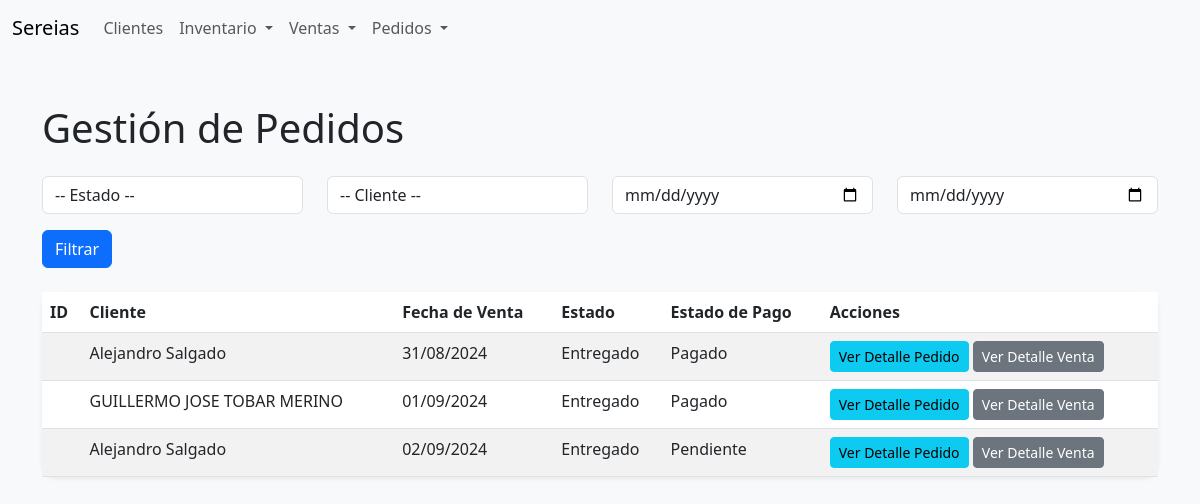
Before: /inventario/pedidos/ with the older database file.
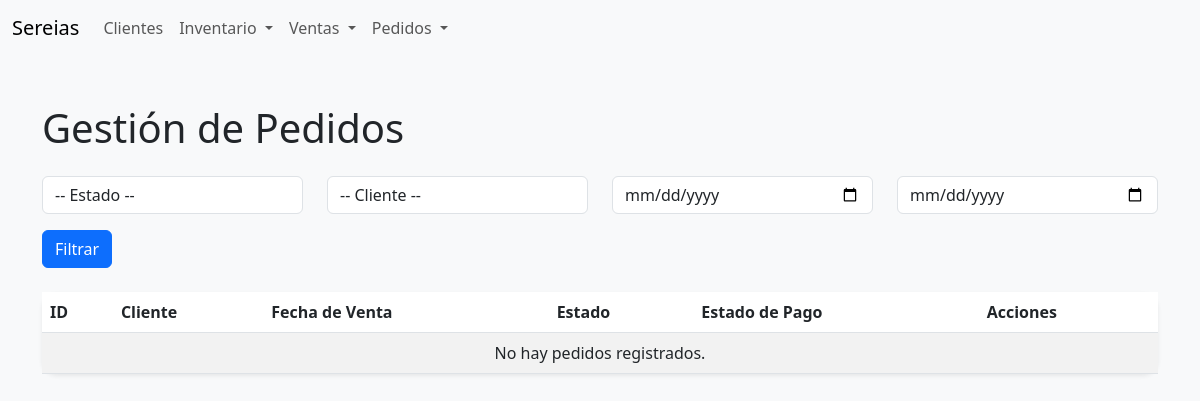
After: the same page with the newer database file.
### inventory/models.py (models this page shows, shortened)
class Pedido(models.Model):
    ESTADOS_PEDIDO = [
        ('pendiente', 'Pendiente'),
        ('procesando', 'Procesando'),
        ('enviado', 'Enviado'),
        ('entregado', 'Entregado'),
        ('cancelado', 'Cancelado'),
    ]
    venta = models.OneToOneField(Venta, on_delete=models.CASCADE, primary_key=True)
    direccion_envio = models.TextField()
    fecha_envio = models.DateTimeField(blank=True, null=True)
    estado = models.CharField(max_length=20, choices=ESTADOS_PEDIDO, default='pendiente')

class Venta(models.Model):
    cliente = models.ForeignKey(Cliente, on_delete=models.CASCADE)
    fecha = models.DateTimeField(default=timezone.now)
    total = models.DecimalField(max_digits=10, decimal_places=2, default=0)
    estado_pago = models.CharField(max_length=20, choices=[('pendiente', 'Pendiente'), ('pagado', 'Pagado')], default='pendiente')
    es_pedido = models.BooleanField(default=False)
    pedido_enviado = models.BooleanField(default=False)

class Cliente(models.Model):
    nombre = models.CharField(max_length=255)
    email = models.EmailField(blank=True, null=True)
    telefono = models.CharField(max_length=20, blank=True, null=True)
    direccion = models.TextField(blank=True, null=True)
    identificacion = models.CharField(max_length=50, blank=True, null=True)  # Nuevo campo agregado
    creado = models.DateTimeField(auto_now_add=True)

### inventory/views.py (the view)
# urls.py: path('pedidos/', views.lista_pedidos, name='lista_pedidos'),
def lista_pedidos(request):
    estado = request.GET.get('estado')
    cliente_id = request.GET.get('cliente')
    fecha_inicio = request.GET.get('fecha_inicio')
    fecha_fin = request.GET.get('fecha_fin')
    pedidos = Pedido.objects.select_related('venta__cliente').all()
    if estado:
        pedidos = pedidos.filter(estado=estado)
    if cliente_id:
        pedidos = pedidos.filter(venta__cliente_id=cliente_id)
    if fecha_inicio and fecha_fin:
        pedidos = pedidos.filter(venta__fecha__range=[fecha_inicio, fecha_fin])
    paginator = Paginator(pedidos, 10)  # Mostrar 10 pedidos por página
    page_number = request.GET.get('page')
    page_obj = paginator.get_page(page_number)
    return render(request, 'inventory/lista_pedidos.html', {
        'page_obj': page_obj,
        'clientes': Cliente.objects.all(),
        'estado_choices': Pedido.ESTADOS_PEDIDO,
    })

### inventory/templates/inventory/lista_pedidos.html (shortened to what this page needs)
{% extends 'inventory/base.html' %}
{% block content %}
<h1 class="mb-4">Gestión de Pedidos</h1>
<form method="get" class="mb-4">
    <div class="row">
        <div class="col-md-3">
            <select name="estado" class="form-control">
                <option value="">-- Estado --</option>
            </select>
        </div>
        <div class="col-md-3">
            <select name="cliente" class="form-control">
                <option value="">-- Cliente --</option>
            </select>
        </div>
        <div class="col-md-3">
            <input type="date" name="fecha_inicio" class="form-control" value="{{ request.GET.fecha_inicio }}">
        </div>
        <div class="col-md-3">
            <input type="date" name="fecha_fin" class="form-control" value="{{ request.GET.fecha_fin }}">
        </div>
    </div>
    <div class="row mt-3">
        <div class="col-md-2">
            <button type="submit" class="btn btn-primary">Filtrar</button>
        </div>
    </div>
</form>
<table class="table table-striped shadow-sm rounded-border">
    <thead>
        <tr>
            <th>ID</th>
            <th>Cliente</th>
            <th>Fecha de Venta</th>
            <th>Estado</th>
            <th>Estado de Pago</th>
            <th>Acciones</th>
        </tr>
    </thead>
    <tbody>
        {% for pedido in page_obj %}
        <tr>
            <td>{{ pedido.id }}</td>
            <td>{{ pedido.venta.cliente.nombre }}</td>
            <td>{{ pedido.venta.fecha|date:"d/m/Y" }}</td>
            <td>{{ pedido.get_estado_display }}</td>
            <td>{{ pedido.venta.get_estado_pago_display }}</td>
            <td>
                <a href="{% url 'detalle_pedido' pedido.venta.id %}" class="btn btn-info btn-sm">Ver Detalle Pedido</a>
                <a href="{% url 'detalle_venta' pedido.venta.id %}" class="btn btn-secondary btn-sm">Ver Detalle Venta</a>
            </td>
        </tr>
        {% empty %}
        <tr>
            <td colspan="6" class="text-center">No hay pedidos registrados.</td>
        </tr>
        {% endfor %}
    </tbody>
</table>
{% endblock %}

### inventory/templates/inventory/base.html (shortened to what this page needs)
<!DOCTYPE html>
<html lang="es">
<head>
    <link href="https://cdn.jsdelivr.net/npm/bootstrap@5.3.0/dist/css/bootstrap.min.css" rel="stylesheet">
    <link rel="stylesheet" href="https://cdn.jsdelivr.net/npm/bootstrap-icons@1.11.3/font/bootstrap-icons.min.css">
</head>
<body>
    <nav class="navbar navbar-expand-lg navbar-light bg-light">
        <div class="container-fluid">
            <a class="navbar-brand" href="{% url 'inventario_principal' %}">Sereias</a>
            <div class="collapse navbar-collapse" id="navbarNav">
                <ul class="navbar-nav">
                    <li class="nav-item">
                        <a class="nav-link" href="{% url 'lista_clientes' %}">Clientes</a>
                    </li>
                    <li class="nav-item dropdown">
                        <a class="nav-link dropdown-toggle" href="#" id="inventarioDropdown" role="button" data-bs-toggle="dropdown" aria-expanded="false">
                            Inventario
                        </a>
                    </li>
                    <li class="nav-item dropdown">
                        <a class="nav-link dropdown-toggle" href="#" id="ventasDropdown" role="button" data-bs-toggle="dropdown" aria-expanded="false">
                            Ventas
                        </a>
                    </li>
                    <li class="nav-item dropdown">
                        <a class="nav-link dropdown-toggle" href="#" id="pedidosDropdown" role="button" data-bs-toggle="dropdown" aria-expanded="false">
                            Pedidos
                        </a>
                    </li>
                </ul>
            </div>
        </div>
    </nav>
    <div class="container my-5">
        {% block content %}{% endblock %}
    </div>
</body>
</html>

### inventory/templates/inventory/base.html (style rules this page uses)
body { background-color: #f8f9fa; }
.rounded-border { border-radius: 15px; }
.shadow-sm { box-shadow: 0 4px 8px rgba(0, 0, 0, 0.1); }

Changed rows visible on the page:
removed Pedido: venta.cliente.nombre "Alejandro Salgado", venta.fecha "31/08/2024", estado "Entregado", venta.estado_pago "Pagado"
removed Pedido: venta.cliente.nombre "GUILLERMO JOSE TOBAR MERINO", venta.fecha "01/09/2024", estado "Entregado", venta.estado_pago "Pagado"
removed Pedido: venta.cliente.nombre "Alejandro Salgado", venta.fecha "02/09/2024", estado "Entregado", venta.estado_pago "Pendiente"
Other visible differences:
text now shown: "No hay pedidos registrados."
